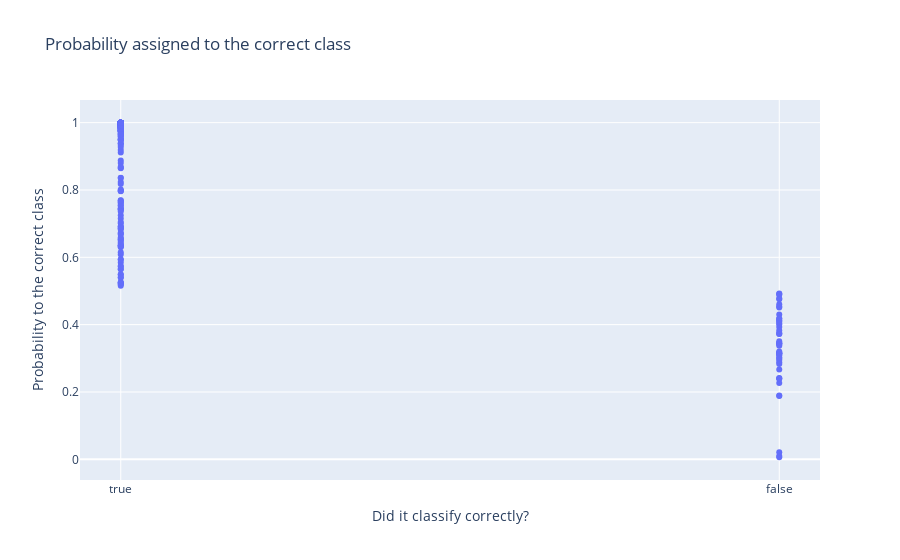

The notebook cell this image was saved under:
### Code cell
# test_dataset2 = SortedDatasetExtended(size=5000, d_vocab=33, seq_len=8, n_ctx=16, seed=5).to("cuda")
# toks, target = test_dataset2.toks, test_dataset2.target
test_dataset2 = SortedDatasetExtended(size=None, d_vocab=33, seq_len=8, n_ctx=16, seed=1)
toks = test_dataset2.gen_almost_sorted_toks(500)
target = test_dataset2.compute_target(toks).to("cuda")
toks = toks.to("cuda")

with torch.inference_mode():
    logits = model(toks).detach()
    selected_logits = logits[*(toks == test_dataset2.END).nonzero(as_tuple=True)]
    acc = selected_logits.argmax(dim=-1) == target.squeeze()
    missed_toks = toks[~acc]
    probs = selected_logits.softmax(dim=-1)
    probs_correct_class = probs[torch.arange(probs.shape[0]), target.squeeze()]

print('Misclassified toks', missed_toks)
print('Misclassified toks target', target[~acc])
print('Misclassified toks probs', probs_correct_class[~acc])
print('Accuracy', acc.float().mean())
mpu.scatter(x=acc, y=probs_correct_class, title='Probability assigned to the correct class',
            labels=dict(x='Did it classify correctly?', y='Probability to the correct class'))

### Figure 1 — Plotly figure (JSON) as saved in the notebook; plotly's stock layout.template omitted (floating-point values rounded to 4 significant figures; data arrays with more than 128 entries replaced by an {"elided": "..."} marker saying what was removed)
{"data": [{"hovertemplate": "Did it classify correctly?=%{x}<br>Probability to the correct class=%{y}<extra></extra>", "legendgroup": "", "marker": {"color": "#636efa", "symbol": "circle"}, "mode": "markers", "name": "", "orientation": "v", "showlegend": false, "type": "scatter", "x": {"elided": "500 bool values"}, "xaxis": "x", "y": {"elided": "500 float values"}, "yaxis": "y"}], "layout": {"legend": {"tracegroupgap": 0}, "title": {"text": "Probability assigned to the correct class"}, "xaxis": {"anchor": "y", "domain": [0, 1], "title": {"text": "Did it classify correctly?"}}, "yaxis": {"anchor": "x", "domain": [0, 1], "title": {"text": "Probability to the correct class"}}}}
